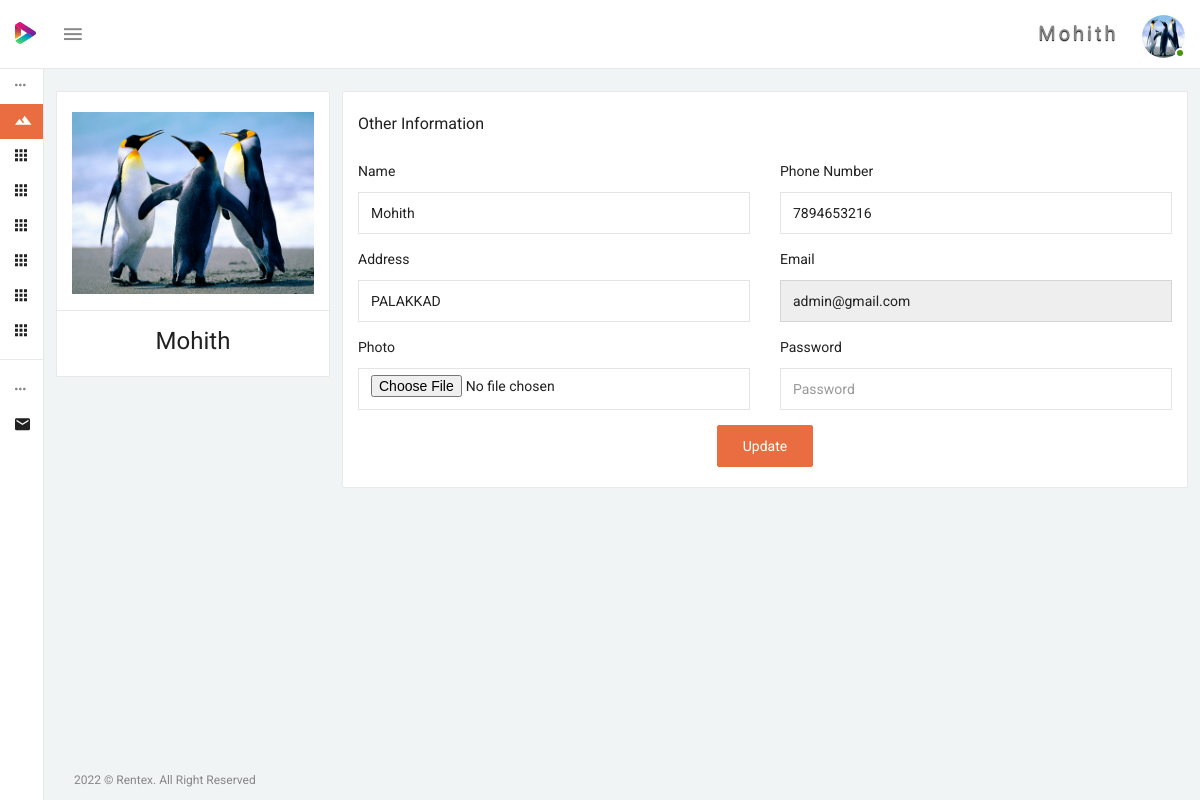
/rto/profile.php (signed in), run on an earlier commit of the app's database.
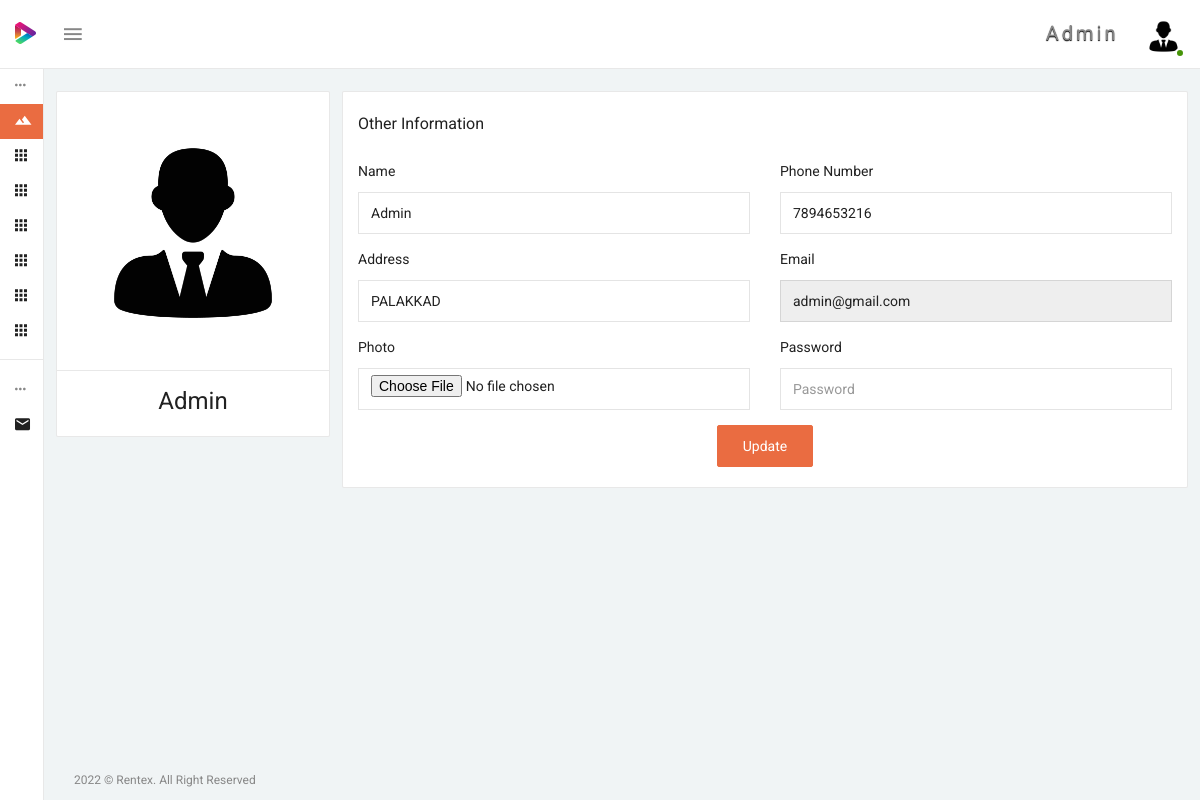
And on a later commit of the database.
### tables this page shows
CREATE TABLE `users` (
  `user_id` bigint(21) NOT NULL,
  `Log_Id` varchar(255) DEFAULT NULL,
  `name` varchar(255) DEFAULT NULL,
  `cntno` varchar(200) DEFAULT NULL,
  `email` text DEFAULT NULL,
  `password` text DEFAULT NULL,
  `photo` text DEFAULT NULL,
  `addrs` text NOT NULL,
  `age` varchar(200) NOT NULL,
  `sex` varchar(200) NOT NULL,
  `date` date NOT NULL,
  `user_type` varchar(200) NOT NULL,
  `OLog_Id` varchar(200) NOT NULL,
  `lno` varchar(200) NOT NULL,
  `ldate` date NOT NULL,
  `vno` varchar(200) NOT NULL,
  `ulocation` varchar(200) NOT NULL
);

### rto/profile.php (the view, shortened to what the changed rows need)
<?php
	include('../db_connect/db.php');
	$Log_Id=$_SESSION['SESS_ADMIN_ID'];
	$result = $db->prepare("SELECT * FROM users WHERE Log_Id = '$Log_Id'");
	$result->execute();
	for($i=0; $row = $result->fetch(); $i++)
	{
		$name=$row['name'];
		$cntno=$row['cntno'];
		$email=$row['email'];
		$addrs=$row['addrs'];
	}
?>
 <!DOCTYPE html>
 <html lang="en">
 <head>
 	<?php include("include\css.php"); ?>
 </head>
 <body>
 	<div class="wrapper theme-1-active pimary-color-red">
 		<?php include("include\menu.php"); ?>
 		<div class="page-wrapper">
 			<div class="container-fluid pt-25">
 				<div class="row">
 					<div class="col-lg-3 col-md-6 col-sm-6 col-xs-12">
 						<div class="panel panel-default card-view panel-refresh">
 							<div class="panel-wrapper collapse in">
 								<div class="panel-body text-center">
 									<div>
 										<?php if ($photo != '') {
												echo '<img src="../photos/' . $photo . '" width="100%">';
											} else {
												echo '<img src="dist/img/avatar.jpg" style="width:100%">';
											} ?>
 									</div>
 									<div class="label-chatrs">
 										<div class="">
 											<h4><?php echo ucwords($name);?></h4>
 										</div>
 									</div>
 								</div>
 							</div>
 						</div>
 					</div>
 					<div class="col-lg-9 col-md-12 col-sm-12 col-xs-12">
 						<div class="panel panel-default card-view">
 							<div class="panel-wrapper collapse in">
 								<div class="panel-body">
 									<form action="action/profile_update.php" method="post" enctype="multipart/form-data" autocomplete="off">
 										<div class="row">
 											<div class="col-md-6">
 												<div class="form-group">
 													<label class="control-label mb-10">Name</label>
 													<input type="text" class="form-control" placeholder="Name" name="name" value="<?php echo $name ?>" required pattern="[a-zA-Z1 _]{3,50}">
 												</div>
 											</div>
 											<div class="col-md-6">
 												<div class="form-group">
 													<label class="control-label mb-10">Phone Number</label>
 													<input type="text" class="form-control" placeholder="Phone Number" name="cntno" value="<?php echo $cntno ?>" required pattern="[0-9]{10,10}" maxlength="10" minlength="10" >
 												</div>
 											</div>
                                            <div class="col-md-6">
 												<div class="form-group">
 													<label class="control-label mb-10">Address</label>
 													<input type="text" class="form-control" placeholder="Address" name="addrs" value="<?php echo $addrs ?>" required>
 												</div>
 											</div>
 											<div class="col-md-6">
 												<div class="form-group">
 													<label class="control-label mb-10">Email</label>
 													<input type="email" class="form-control" placeholder="Email" name="email" value="<?php echo $email ?>" required readonly>
 												</div>
 											</div>
 										</div>
 									</form>
 								</div>
 							</div>
 						</div>
 					</div>
 				</div>
 			</div>
 		</div>
 	</div>
 </body>
 </html>

### rto/include/menu.php (shortened to what the changed rows need)
<?php
	$puser_id=$_SESSION['SESS_ADMIN_ID'];
	$qry_user = $db->prepare("SELECT * FROM users WHERE Log_Id = '$puser_id'");
	$qry_user->execute();
	$rows_user = $qry_user->fetch();
	$fname = $rows_user['name'];
	$photo = $rows_user['photo'];
	?>
<nav class="navbar navbar-inverse navbar-fixed-top">
    <div id="mobile_only_nav" class="mobile-only-nav pull-right">
      <ul class="nav navbar-right top-nav pull-right">
            <li class="dropdown auth-drp">
                <a href="#" class="dropdown-toggle pr-0" data-toggle="dropdown">
                <spam style="padding-right:20px; font-size:20px; text-shadow:0px 1px 1px black; letter-spacing:3px;"><?php echo $fname;?></spam> <img src="../photos/<?php echo $photo;?>" alt="user_auth" class="user-auth-img img-circle"/>
                <span class="user-online-status"></span></a>
            </li>
      </ul>
    </div>
</nav>

What changed in the data, as far as the page shows it:
changed users "PALAKKAD": name "Mohith" → "Admin"; photo: a different picture
